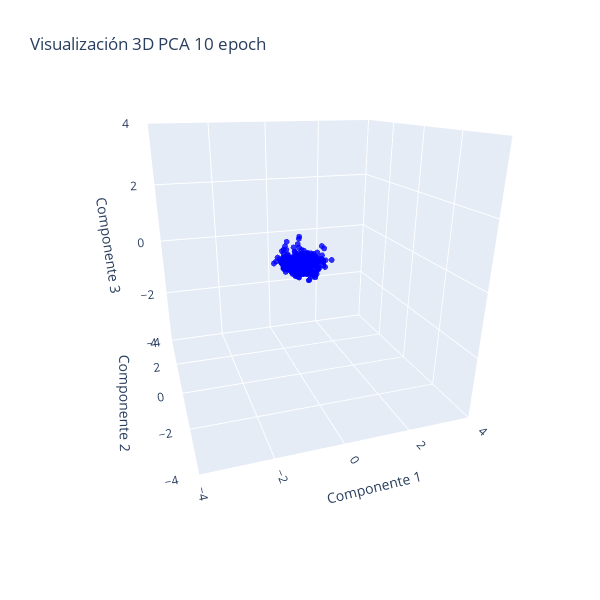

Notebook code for this chart:
### Code cell
# Crear la figura
fig = go.Figure()

# Añadir el gráfico 3D
fig.add_trace(
    go.Scatter3d(
        x=all_weights_first_layer_mod["pca_3d_0"],
        y=all_weights_first_layer_mod["pca_3d_1"],
        z=all_weights_first_layer_mod["pca_3d_2"],
        mode='markers',
        marker=dict(size=2, opacity=0.8, color="blue"),
        showlegend=False  # Desactivar la leyenda
    )
)

# Establecer el rango de los ejes
rango_ejes = [-4, 4]

# Establecer el intervalo entre ticks
intervalo_ticks = 2

# Establecer parámetros de la cámara
r = 2  # Distancia de la cámara (zoom)
theta = - 3*  np.pi / 5  # Ángulo azimutal (45 grados)
phi = np.pi / 2.5  # Ángulo polar (30 grados)

# Calcular la posición de la cámara
eye_x = r * np.sin(phi) * np.cos(theta)
eye_y = r * np.sin(phi) * np.sin(theta)
eye_z = r * np.cos(phi)

# Configurar la cámara
camera = dict(
    eye=dict(x=eye_x, y=eye_y, z=eye_z),  # Posición de la cámara
    center=dict(x=0, y=0, z=-0.2),  # Centro del gráfico
    up=dict(x=0, y=0, z=1)  # Dirección "arriba" de la cámara
)

# Modificar los ejes del gráfico 3D y mantener proporciones 1:1
fig.update_scenes(
    aspectmode="cube",
    xaxis=dict(
        title_text='Componente 1',
        range=rango_ejes,
        dtick=intervalo_ticks  # Intervalo de ticks
    ),
    yaxis=dict(
        title_text='Componente 2',
        range=rango_ejes,
        dtick=intervalo_ticks  # Intervalo de ticks
    ),
    zaxis=dict(
        title_text='Componente 3',
        range=rango_ejes,
        dtick=intervalo_ticks  # Intervalo de ticks
    )
)

# Actualizar layout para ajustar el tamaño del gráfico y la cámara
fig.update_layout(
    height=600, 
    width=600, 
    title_text=f"Visualización 3D PCA {num_epochs} epoch",
    scene_camera=camera  # Aplicar configuración de la cámara
)

# Mostrar el gráfico
fig.show()

### Figure 1 — Plotly figure (JSON) as saved in the notebook; plotly's stock layout.template omitted (floating-point values rounded to 4 significant figures; data arrays with more than 128 entries replaced by an {"elided": "..."} marker saying what was removed)
{"data": [{"marker": {"color": "blue", "opacity": 0.8, "size": 2}, "mode": "markers", "showlegend": false, "type": "scatter3d", "x": {"elided": "640 float values"}, "y": {"elided": "640 float values"}, "z": {"elided": "640 float values"}}], "layout": {"height": 600, "scene": {"aspectmode": "cube", "camera": {"center": {"x": 0, "y": 0, "z": -0.2}, "eye": {"x": -0.5878, "y": -1.809, "z": 0.618}, "up": {"x": 0, "y": 0, "z": 1}}, "xaxis": {"dtick": 2, "range": [-4, 4], "title": {"text": "Componente 1"}}, "yaxis": {"dtick": 2, "range": [-4, 4], "title": {"text": "Componente 2"}}, "zaxis": {"dtick": 2, "range": [-4, 4], "title": {"text": "Componente 3"}}}, "title": {"text": "Visualización 3D PCA 10 epoch"}, "width": 600}}
